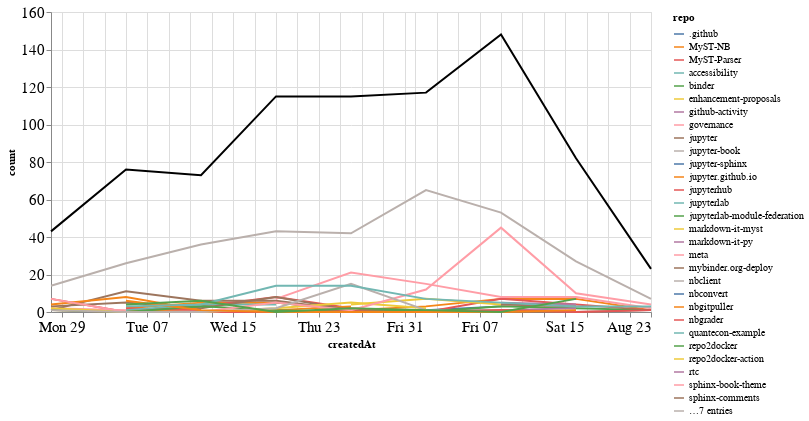

Notebook source saved alongside this figure:
### Markdown cell above
## Comments

### Code cell
comments_time = comments.groupby('repo').resample('W', on='createdAt').count()['author'].reset_index()
comments_time = comments_time.rename(columns={'author': 'count'})
comments_time_total = comments_time.groupby('createdAt').agg({"count": "sum"}).reset_index()
ch1 = alt.Chart(comments_time, width=600).mark_line().encode(
    x='createdAt',
    y='count',
    color='repo',
    tooltip="repo"
)

ch2 = alt.Chart(comments_time_total, width=600).mark_line(color="black").encode(
    x='createdAt',
    y='count',
)

ch1 + ch2

### Figure 1 — Vega-Lite specification as saved in the notebook (floating-point values rounded to 4 significant figures; data arrays with more than 128 entries replaced by an {"elided": "..."} marker saying what was removed)
{"config": {"axisLeft": {"labelFontSize": 15}, "axisBottom": {"labelFontSize": 15}}, "layer": [{"data": {"name": "data-513d38f2227df8d4330cb126c958e9ff"}, "mark": "line", "encoding": {"color": {"type": "nominal", "field": "repo"}, "tooltip": {"type": "nominal", "field": "repo"}, "x": {"type": "temporal", "field": "createdAt"}, "y": {"type": "quantitative", "field": "count"}}, "width": 600}, {"data": {"name": "data-ddf749a815a3c9fdd277da612488d24d"}, "mark": {"type": "line", "color": "black"}, "encoding": {"x": {"type": "temporal", "field": "createdAt"}, "y": {"type": "quantitative", "field": "count"}}, "width": 600}], "$schema": "https://vega.github.io/schema/vega-lite/v4.8.1.json", "datasets": {"data-513d38f2227df8d4330cb126c958e9ff": {"elided": "156 records"}, "data-ddf749a815a3c9fdd277da612488d24d": [{"createdAt": "2020-06-28T00:00:00", "count": 43}, {"createdAt": "2020-07-05T00:00:00", "count": 76}, {"createdAt": "2020-07-12T00:00:00", "count": 73}, {"createdAt": "2020-07-19T00:00:00", "count": 115}, {"createdAt": "2020-07-26T00:00:00", "count": 115}, {"createdAt": "2020-08-02T00:00:00", "count": 117}, {"createdAt": "2020-08-09T00:00:00", "count": 148}, {"createdAt": "2020-08-16T00:00:00", "count": 82}, {"createdAt": "2020-08-23T00:00:00", "count": 23}]}}
